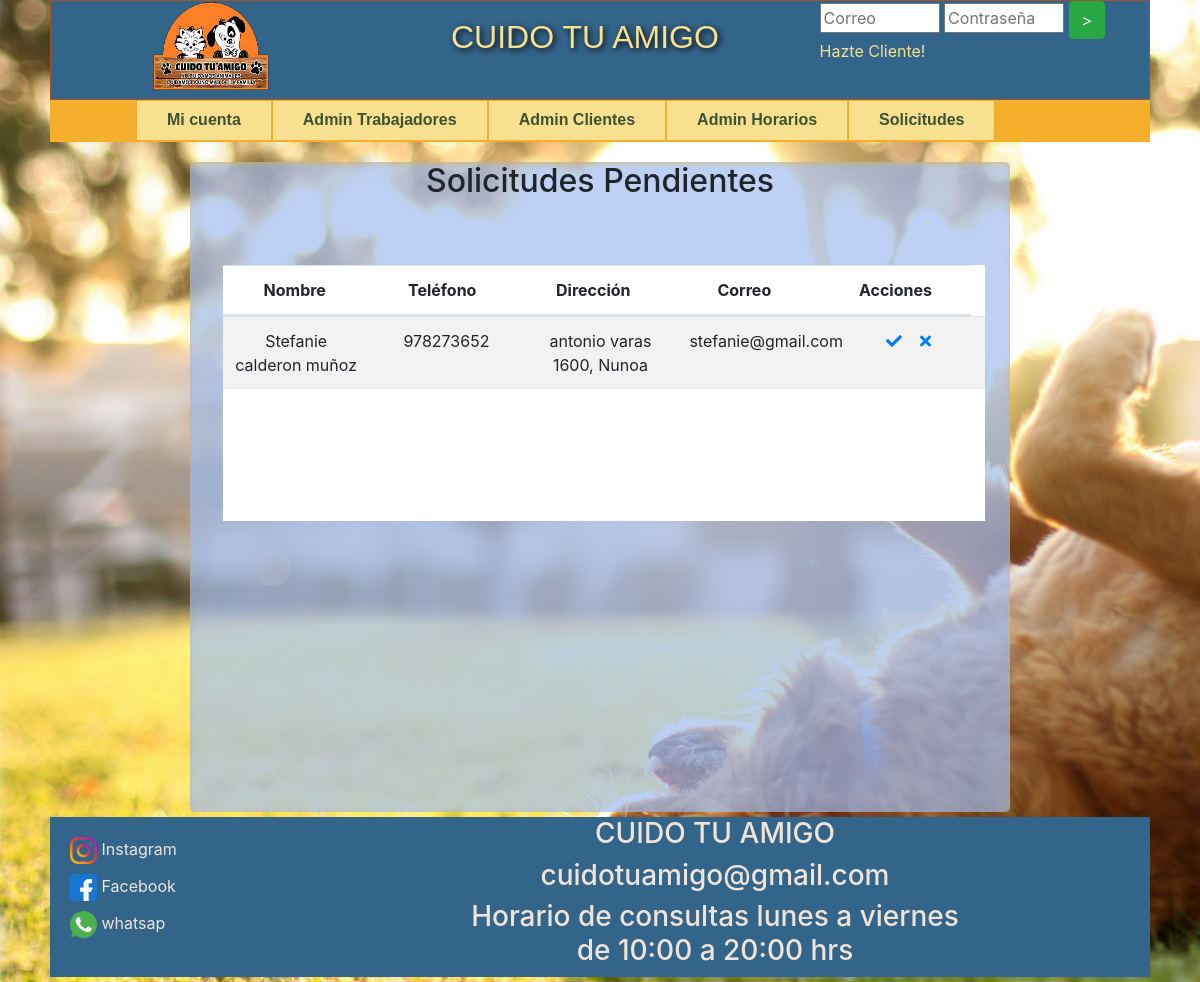
Screenshot of /vistas/privado/admin/solicitudes.php with the database file from the repository.
### tables this page shows
CREATE TABLE `cliente` (
  `id_cliente` int(11) NOT NULL AUTO_INCREMENT,
  `id_usuario` int(11) DEFAULT NULL,
  `id_persona` int(11) DEFAULT NULL,
  `estado_cliente` varchar(10) DEFAULT NULL,
  PRIMARY KEY (`id_cliente`)
);

CREATE TABLE `persona` (
  `id_persona` int(11) NOT NULL AUTO_INCREMENT,
  `rut` varchar(50) DEFAULT NULL,
  `nombre` varchar(50) NOT NULL,
  `apellido_paterno` varchar(50) DEFAULT NULL,
  `apellido_materno` varchar(50) DEFAULT NULL,
  `direccion` varchar(50) DEFAULT NULL,
  `correo` varchar(50) DEFAULT NULL,
  `telefono` varchar(20) DEFAULT NULL,
  `id_comuna` int(11) DEFAULT NULL,
  PRIMARY KEY (`id_persona`)
);

### vistas/privado/admin/solicitudes.php (the view, shortened to what this page needs)
<!DOCTYPE html>
<?php
    include (DATA_PATH."conexiondb.php");
    include('../../comun/head.php');
    $consulta = "select c.id_cliente, p.nombre, CONCAT( p.apellido_paterno, ' ',p.apellido_materno) as apellidos, CONCAT(p.direccion, ', ',c2.nombre_comuna ) as direccion,
    p.telefono, p.correo, c.estado_cliente
    from cuidotuamigodb.cliente c
    inner join cuidotuamigodb.persona p on p.id_persona  = c.id_persona
    inner join cuidotuamigodb.comuna c2 on c2.id_comuna = p.id_comuna
    where estado_cliente ='PENDIENTE'";
    $resultado = mysqli_query($conex,$consulta);
?>
<body>
    <div id="contenedor">
        <?php
            include('../../comun/header.php');
        ?>
        <?php
            include('../../comun/menu_privado_admin.php');
        ?>
        <div class="contenido">
            <h2 >Solicitudes Pendientes</h2><br>
            <div class="table_mis_reservas_container">
                <table class="table table-striped table_mis_reservas" style="background-color: white">
                    <thead>
                        <tr>
                            <th class="col_3">Nombre</th>
                            <th class="col_1_1">Teléfono</th>
                            <th class="col_1_1">Dirección</th>
                            <th class="col_1_1">Correo</th>
                            <th class="col_1_1">Acciones</th>
                        </tr>
                    </thead>
                    <?php
                        if(isset($resultado)){
                            while ($row = mysqli_fetch_array($resultado)) { ?>
                    <tr>
                        <td class="col_3"><?php echo $row['nombre'].' '.$row['apellidos']; ?></td>
                        <td class="col_1_1"><?php echo $row['telefono']; ?></td>
                        <td class="col_1_1"><?php echo $row['direccion']; ?></td>
                        <td class="col_1_1"><?php echo $row['correo']; ?></td>
                        <td class="col_1_1">
                            <a href="solicitudes.php?asc=<?php echo $row['id_cliente']?>&ascorr=<?php echo $row['correo']?>" class="del_btn" onclick="return confirm('¿Esta seguro que desea aprobar esta solicitud?. Esto le generará una cuenta a este cliente y se le notificará por correo');"><span class="fas fa-check"></span></a>
                            <a href="solicitudes.php?rsc=<?php echo $row['id_cliente']?>" class="del_btn" onclick="return confirm('¿Esta seguro que desea rechazar esta solicitud?. Esto notificará al cliente del rechazo de la solicitud');"><span class="fas fa-times"></span></a>
                        </td>
                    </tr>
                    <?php
                            }
                        }
                    ?>
                </table>
            </div>
            <br/>
        </div>
        <?php
            include('../../comun/footer.php');
        ?>
    </div>
</body>
</html>

### estatico/css/index.css (style rules this page uses)
body { background-image: url(../images/body.jpg); background-repeat: no-repeat; background-size: cover; }
#contenedor { width: 1100px; margin: 0 auto; }

### estatico/css/admin.css (style rules this page uses)
.contenido { background-color: rgba(160, 189, 241, 0.685) !important; margin: 0 auto; margin-top: 20px; padding: 0; width:820px; height: 650px; text-align: center; border-radius: 5px; box-shadow: inset 0 2px 5px rgba(240, 171, 24, 0.425); }
.col_1_1 { width: 21%; }
.col_3 { width: 20%; }

### estatico/css/reserva.css (style rules this page uses)
table { display: flex; flex-flow: column; height: 100%; width: 100%; }
table thead { flex: 0 0 auto; width: calc(100% - 0.9em); }
table tbody tr { width: 100%; }
table thead, table tbody tr { display: table; table-layout: fixed; }
.table_mis_reservas { width: 93%; margin: 4%; }
.table_mis_reservas_container { height: 16em; }

### rows the page displays
cliente: id_persona.nombre "Stefanie", apellidos "calderon muñoz", id_persona.telefono "978273652", direccion "antonio varas 1600, Nunoa", id_persona.correo "stefanie@gmail.com"
